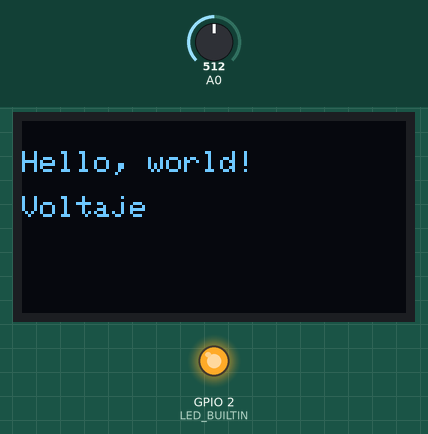
Recording of a program running on a simulated ESP8266 (NodeMCU). Parts: 128×64 one-colour display, output pins drawn as LEDs (lit = HIGH, except the on-board LED, lit = LOW). The test bench sets the inputs (shaded band); at power-on: A0 = 512.

Above: at 2.1 s.
At 5.2 s:
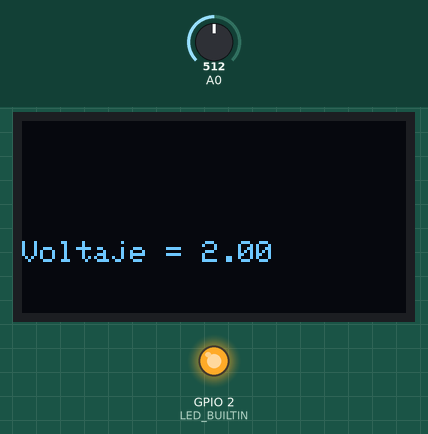
5.3 s: A0 set to 630
8.0 s: A0 set to 651
10.7 s: A0 set to 900
At 12.8 s:
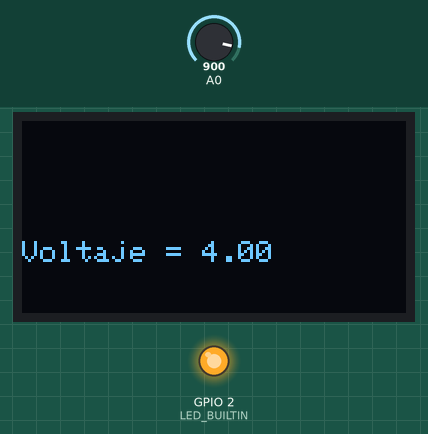
Timing chart, 0 to 14.3 s (numbered marks = the images above; inputs shaded):
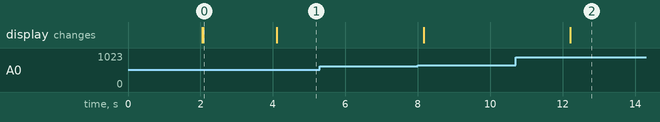

The program:

main.cpp
```cpp
/*********
  Rui Santos
  Complete project details at https://randomnerdtutorials.com
*********/
#include <ESP8266WiFi.h>
#include <Wire.h>
#include <Adafruit_GFX.h>
#include <Adafruit_SSD1306.h>

//ADC_MODE(ADC_VCC);

#define SCREEN_WIDTH 128 // OLED display width, in pixels
#define SCREEN_HEIGHT 64 // OLED display height, in pixels

// Declaration for an SSD1306 display connected to I2C (SDA, SCL pins)
Adafruit_SSD1306 display(SCREEN_WIDTH, SCREEN_HEIGHT, &Wire, -1);

void setup() {
  Serial.begin(115200);

  pinMode(LED_BUILTIN, OUTPUT);
  digitalWrite(LED_BUILTIN, LOW);

  if(!display.begin(SSD1306_SWITCHCAPVCC, 0x3C)) { // Address 0x3D for 128x64
    Serial.println(F("SSD1306 allocation failed"));
    for(;;);
  }
  delay(2000);
  display.clearDisplay();

  display.setTextSize(1);
  display.setTextColor(WHITE);
  display.setCursor(0, 10);
  // Display static text
  display.println("Hello, world!");
  display.display();

  display.setTextSize(1);
  display.setCursor(0, 25);
  display.println("Voltaje");
  display.display();

  delay(2000);
  display.clearDisplay();
}

void loop() {

  //float voltage = ESP.getVcc();//analogRead(A0);
  float voltage = analogRead(A0);
  voltage = map(voltage, 0, 1023, 0, 4.2);  //bateria_voltaje_actual = bateria_voltaje_actual/1024.0;

  //voltage = 4.20;
  //const int variable = 10;
  String test = String(voltage);
  String cabecera = "Voltaje = ";
  String msg = cabecera + test;

  display.setTextSize(1);
  display.setCursor(0, 40);
  //display.print("Voltaje = ");
  display.print(msg);
  //display.setCursor(70,40); Serial.println(test);
  display.display();

  //display.setTextSize(1);
  //display.setCursor(0, 10);
  //display.print(test);
  //display.display();

  delay(2000);
  display.clearDisplay();
  msg = "";

}
```

Measured:
- after the input at 5.3 s, every drawn part: stays the same
- after the input at 10.7 s, the display: changes after 1.5 s (image 2)
- what the display in image 0 shows lasts 2.0 s, from 2.1 s to 4.1 s
